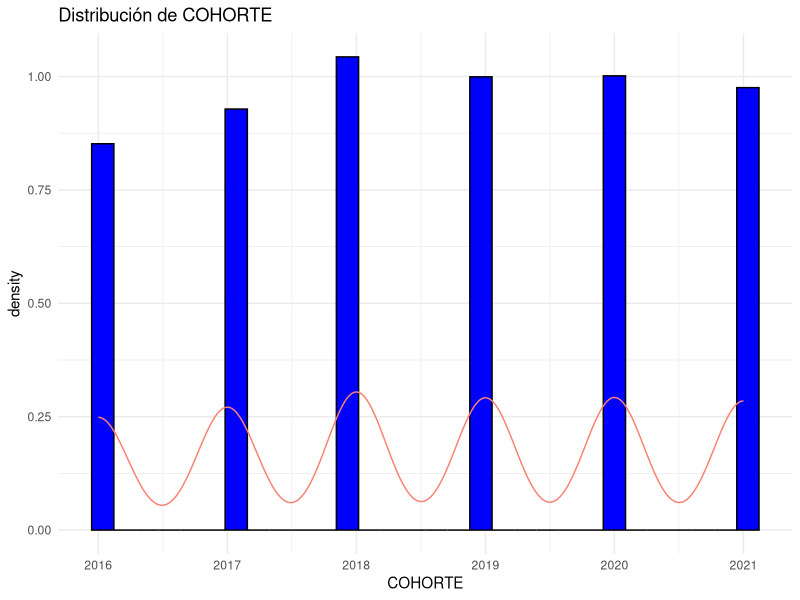
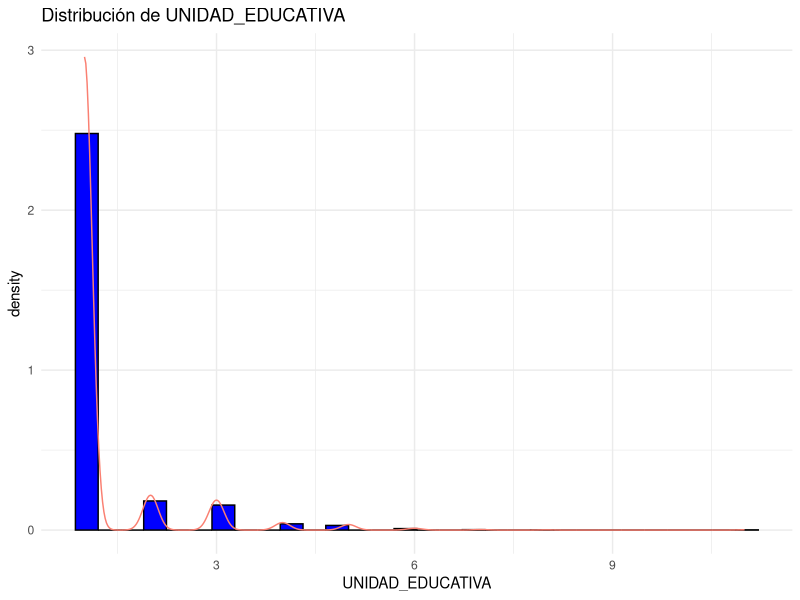
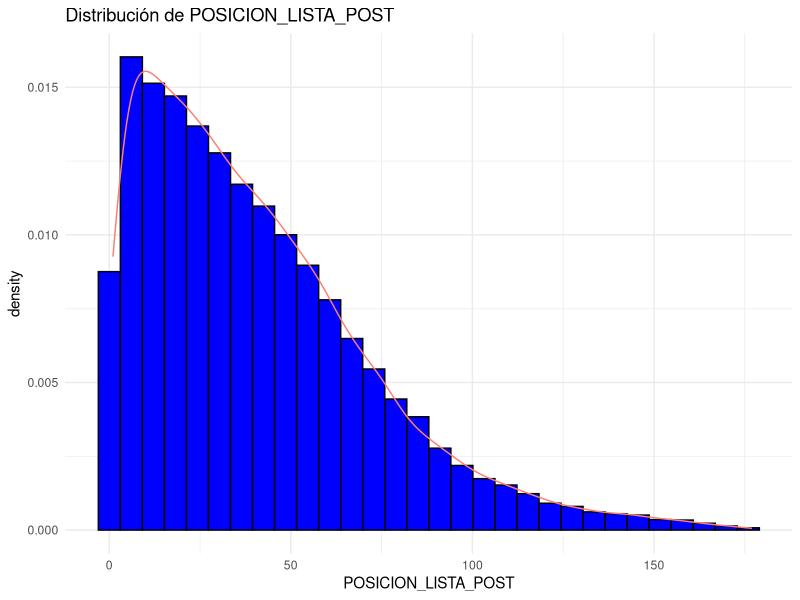
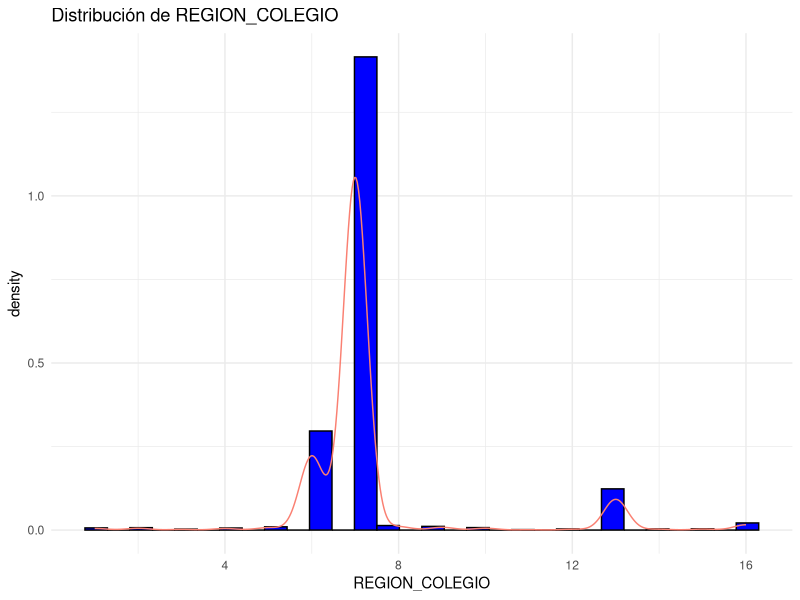
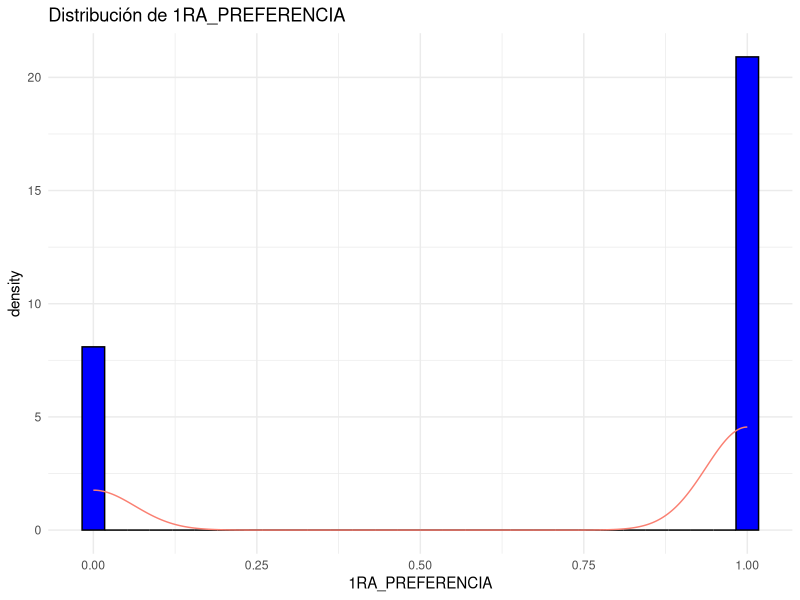
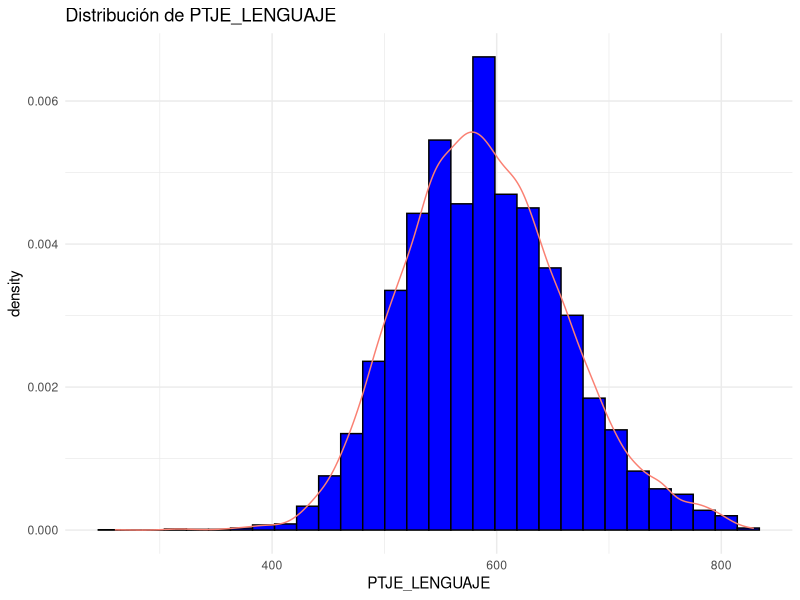
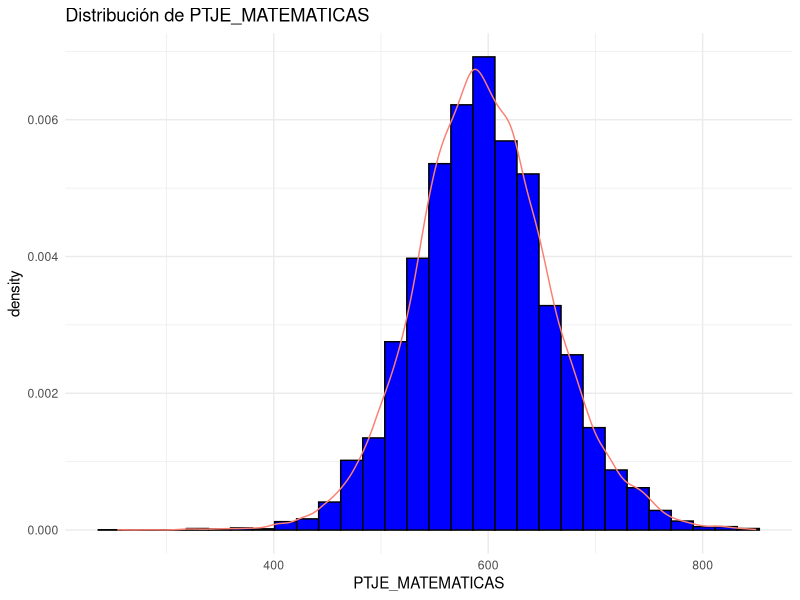
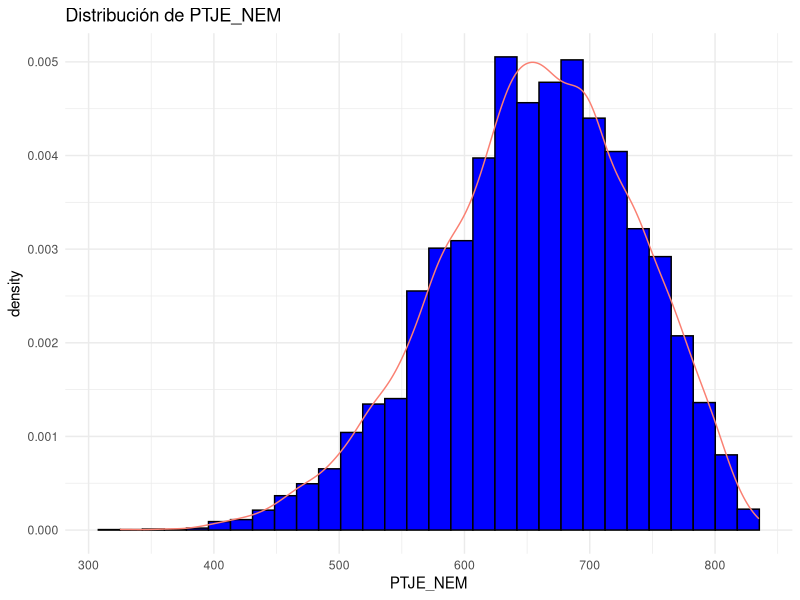

Here is the R script that generated these plots, in order:
#!/usr/bin/env RScript
###############################################################
# Creador: Christian Vergara Retamal
# Usuario VIU: christian.vergararet
# Grado Master en Big Data y Ciencia de Datos
# Asignatura: Estadística Avanzada

# Versión 0.1
# Date: 25/11/2023

#####################Librerías##########################

library(skimr)
library(ggplot2)
library(readr)
library(dplyr)
library(glmnet)
library(pROC)
library(caret)

##### CFG
set.seed(1324)  # Para ejecución de código y mismo resultados

#####################Análisis Exploratorio##########################

data <- read_csv("data_desercion.csv")
# Revsión de los tipos de datos
data_types <- sapply(data, class)
# Revisión de estadísticos básicos
basic_stats <- summary(data)
# Revisión de valores perdidos o nulos
missing_values <- colSums(is.na(data))

str(data)

# Columnas numpericas del dataframe
num_columns <- names(data[sapply(data, is.numeric)])

# Crear histogramas para cada columna numérica
library(ggplot2)
for (col in num_columns) {
  p <- ggplot(data, aes(x = !!sym(col))) +
    geom_histogram(aes(y = after_stat(density)), bins = 30, fill = "blue", color = "black") +
    geom_density(color = "salmon") +
    ggtitle(paste("Distribución de", col)) +
    theme_minimal()
  print(p)
}

num_columns_with_desercion <- c(num_columns, "DESERTA_1ER_ANHO")
correlation_matrix <- cor(data[num_columns_with_desercion], use = "complete.obs")

# Visualizar la matriz de correlación con un mapa de calor
library(corrplot)
corrplot(correlation_matrix, method = "color", type = "upper", order = "hclust", 
         tl.col = "black", tl.srt = 45, addCoef.col = "black", tl.cex = 0.5)



#####################Preprocesamiento##########################

# Seleccion de variables
data_refactorizada <- select(data, "FACULTAD", "GRUPO_ANHO_EGRESO", "UNIDAD_EDUCATIVA", "DEPENDENCIA",
                             "TIPO_EDUCACION", "POSICION_LISTA_POST", "GRUPO_ED_PADRES", "SEXO",
                             "1RA_PREFERENCIA", "PTJE_LENGUAJE", "PTJE_MATEMATICAS", "PTJE_NEM",
                             "GRATUIDAD", "TRABAJA_Y_ESTUDIA", "HIJOS", "DISCAPACIDAD", "SITUACION_DE_POSTULACION",
                             "CERCANIA", "AMBAS_PRUEBAS", "EDAD_EGRESO_COLEGIO", "EDAD_INGRESO_UNIV",
                             "DESERTA_1ER_ANHO")

head(data_refactorizada)

# Cambio nombre de variable por potencial error en la aplicación de algoritmos (parte numérica)
names(data_refactorizada)[names(data_refactorizada) == "1RA_PREFERENCIA"] <- "PRIMERA_PREFRENCIA"

# transformacion variables categórica ('OHE')
categorical_vars <- c("FACULTAD", "GRUPO_ANHO_EGRESO", "UNIDAD_EDUCATIVA", "DEPENDENCIA",
                      "TIPO_EDUCACION", "GRUPO_ED_PADRES", "SEXO", "PRIMERA_PREFRENCIA", "GRATUIDAD",
                      "TRABAJA_Y_ESTUDIA", "HIJOS", "DISCAPACIDAD", "SITUACION_DE_POSTULACION",
                      "CERCANIA", "AMBAS_PRUEBAS")
data_refactorizada[categorical_vars] <- lapply(data_refactorizada[categorical_vars], factor)

num_vars <- c("POSICION_LISTA_POST", "PTJE_LENGUAJE", "PTJE_MATEMATICAS", "PTJE_NEM", "EDAD_EGRESO_COLEGIO",
              "EDAD_INGRESO_UNIV")
data_refactorizada[num_vars] <- scale(data_refactorizada[num_vars])

# OHE
data_refactorizada_ohe <- model.matrix(~ . - 1, data_refactorizada)

# Convertir la matriz a un dataframe
data_refactorizada_ohe_df <- as.data.frame(data_refactorizada_ohe)
colnames(data_refactorizada_ohe_df) <- colnames(data_refactorizada_ohe)

head(data_refactorizada_ohe)

head(data_refactorizada_ohe_df)


######### Ridge y Lasso #########

# Separar las variables independientes (X) y la variable dependiente (y)
X <-as.matrix(data_refactorizada_ohe_df[, -which(names(data_refactorizada_ohe_df) == "DESERTA_1ER_ANHO")])
y <-data_refactorizada_ohe_df$DESERTA_1ER_ANHO

# Dividir los datos en conjunto de entrenamiento y prueba
indices <- sample(1:nrow(X), size=floor(0.67*nrow(X))) # Dicidimos los datos en 0.67 train y 0.33 test
X_train<-X[indices, ]
X_test <- X[-indices, ]

y_train <-y[indices]
y_test <-y[-indices]

# Aplicación Modelo Ridge
modelo_ridge <- glmnet(X_train, y_train,alpha=0)
predicciones_ridge<- predict(modelo_ridge, newx = X_test, s = 1)
mse_ridge <- mean((y_test - predicciones_ridge)^2)

# Aplicación Modelo Lasso
modelo_lasso <- glmnet(X_train, y_train, alpha = 1)
predicciones_lasso<- predict(modelo_lasso, newx = X_test, s = 0.1)
mse_lasso <- mean((y_test - predicciones_lasso)^2)

mse_ridge
mse_lasso


##### Ajuste de variables dado los resultados (coeficientes obtenidos) ######
##### LASSO #####

X_lasso <- as.matrix(data_refactorizada_ohe_df[, -which(names(data_refactorizada_ohe_df) == "DESERTA_1ER_ANHO")])
y_lasso <- data_refactorizada_ohe_df$DESERTA_1ER_ANHO

set.seed(1324) 
indices_lasso <- sample(1:nrow(X_lasso), size=floor(0.67*nrow(X_lasso)))
X_train_lasso <-X_lasso[indices_lasso, ]
X_test_lasso <-X_lasso[-indices_lasso, ]
y_train_lasso <-y_lasso[indices_lasso]
y_test_lasso <-y_lasso[-indices_lasso]

# Ajuste del modelo Lasso
lasso_model <- glmnet(X_train_lasso, y_train_lasso, alpha = 1,lambda = 0.01) # Alpha 1 dictamina lasso

lasso_coefficients <- predict(lasso_model, type = "coefficients", s = 0.01)[,1]

# Filtrar variables significativas (coeficientes distintos de 0)
significant_variables_lasso <- lasso_coefficients[lasso_coefficients != 0]
print(significant_variables_lasso)

########################################################
##### Ajuste de variables dado los resultados (coeficientes obtenidos) ######
##### Ridge #####

X_ridge<- as.matrix(data_refactorizada_ohe_df[, -which(names(data_refactorizada_ohe_df) == "DESERTA_1ER_ANHO")])
y_ridge<- data_refactorizada_ohe_df$DESERTA_1ER_ANHO
set.seed(1324)
indices_ridge<- sample(1:nrow(X_ridge), size=floor(0.67*nrow(X_ridge)))
X_train_ridge<- X_ridge[indices_ridge, ]
X_test_ridge<- X_ridge[-indices_ridge, ]
y_train_ridge<- y_ridge[indices_ridge]
y_test_ridge<- y_ridge[-indices_ridge]

# Ajuste del modelo Ridge
ridge_model <- glmnet(X_train_ridge, y_train_ridge, alpha = 0) #0 risge

#coeficientes del modelo
ridge_coeficientes <- predict(ridge_model, type="coefficients", s = 0.01)[,1]
print(ridge_coeficientes)



################## Modelamiento Predictivo ########################


### Regresión logística estándar 
set.seed(1324)

X <-as.matrix(data_refactorizada_ohe_df[, -which(names(data_refactorizada_ohe_df) == "DESERTA_1ER_ANHO")])
y <-data_refactorizada_ohe_df$DESERTA_1ER_ANHO

# Dividir los datos en conjunto de entrenamiento y prueba
indices <- sample(1:nrow(X), size=floor(0.67*nrow(X))) # Dicidimos los datos en 0.67 train y 0.33 test
X_train<-X[indices, ]
X_test <- X[-indices, ]

y_train <-y[indices]
y_test <-y[-indices]
set.seed(1324)
data_train <- data.frame(X_train, DESERTA_1ER_ANHO = y_train)
data_test <- data.frame(X_test, DESERTA_1ER_ANHO = y_test)
modelo_logit<- glm(DESERTA_1ER_ANHO ~ ., data = data_train)

summary(modelo_logit)

### Regresión logística variables lasso
set.seed(1324)
data_train_lasso <- data.frame(X_train_lasso, DESERTA_1ER_ANHO = y_train_lasso)
data_test_lasso <- data.frame(X_test_lasso, DESERTA_1ER_ANHO = y_test_lasso)

#Variables por Lasso
variables_lasso <- c("FACULTADFACULTAD.DE.ARQUITECTURA..MUSICA.Y.DISENO", 
                     "FACULTADFACULTAD.DE.ECONOMIA.Y.NEGOCIOS", 
                     "FACULTADFACULTAD.DE.INGENIERIA", 
                     "GRUPO_ANHO_EGRESOULTIMO.ANO", 
                     "UNIDAD_EDUCATIVA2", 
                     "TIPO_EDUCACIONTECNICO.PROFESIONAL", 
                     "PRIMERA_PREFRENCIA1", 
                     "PTJE_LENGUAJE", 
                     "PTJE_MATEMATICAS", 
                     "PTJE_NEM", 
                     "GRATUIDADSI", 
                     "CERCANIALEJOS", 
                     "EDAD_EGRESO_COLEGIO")

formula_lasso <- as.formula(paste("DESERTA_1ER_ANHO ~", paste(variables_lasso, collapse = " + ")))
modelo_logit_lasso <- glm(formula_lasso, data = data_train_lasso)
summary(modelo_logit_lasso)



### Comparativas

# Función summarize para evaluar los modelos

calcualr_metricas_model <- function(modelo, X_test, y_test) {
  X_test_aux <- X_test[, !(names(X_test) %in% c("DESERTA_1ER_ANHO"))]
  predicciones_prob <- predict(modelo, newdata = X_test_aux, type = "response")
  predicciones <- ifelse(predicciones_prob > 0.5, 1, 0)
  matriz_confusion <- table(Predicted = factor(predicciones, levels=c("0", "1")), Actual = factor(y_test, levels=c("0", "1")))
  accuracy <- sum(diag(matriz_confusion)) / sum(matriz_confusion)  # Precisión (Accuracy)
  precision <- precision(matriz_confusion)
  recall <- sensitivity(matriz_confusion)
  f1_score <-(2 * precision * recall) / (precision + recall)
  auc_score <-pROC::auc(pROC::roc(y_test, predicciones_prob))
  falsos_positivos <-matriz_confusion["1", "0"]

  # Return
  list(Accuracy = accuracy,
       precision = precision, 
       recall = recall, 
       F1_score = f1_score, 
       AUC_score = auc_score, 
       falsos_positivos = falsos_positivos)}



#Aplicar a vanila
metricas_logitvanila <- calcualr_metricas_model(modelo_logit, data_test, y_test)

print(metricas_logitvanila)

#Aplicar a lasso
X_test_lasso <- data_test_lasso[variables_lasso]
y_test_lasso <- data_test_lasso$DESERTA_1ER_ANHO
metricas_lasso <- calcualr_metricas_model(modelo_logit_lasso, X_test_lasso, y_test_lasso)
print(metricas_lasso)


#Aplicar a ridge
predicciones_prob_ridge <- predict(ridge_model, newx= X_test_ridge,s= 0.01)
predicciones_ridge <- ifelse(predicciones_prob_ridge > 0.5,1,0)
confusion_matriz_ridge <- confusionMatrix(factor(predicciones_ridge, levels = c("0", "1")), 
                                          factor(y_test_ridge, levels = c("0", "1")))
recall_ridge<- confusion_matriz_ridge$byClass["Sensitivity"]
precision_ridge<-confusion_matriz_ridge$byClass["Positive Predictive Value"]
f1_score_ridge<- 2*(precision_ridge * recall_ridge) / (precision_ridge + recall_ridge)
roc_curve_ridge <- roc(y_test_ridge, predicciones_prob_ridge)
auc_ridge <- auc(roc_curve_ridge)
falsos_positivos_ridge <- confusion_matriz_ridge$table["0", "1"]
# Homologo calcular metrics
list(
  Accuracy = confusion_matriz_ridge$overall["Accuracy"],
  Recall = recall_ridge,
  Precision = precision_ridge,
  F1_Score = f1_score_ridge,
  AUC = auc_ridge,
  falsos_positivos = falsos_positivos_ridge
)










